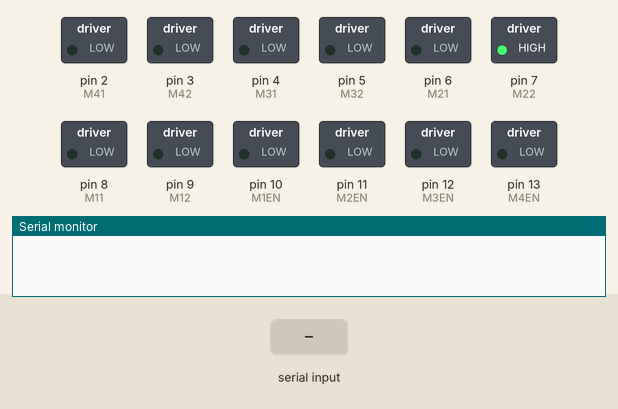
Recording of a sketch running on a simulated Arduino Uno, built with avr-gcc and run on an emulated ATmega328P. On the bench: switched loads named in the sketch (green lamp = pin HIGH), the last lines printed to the serial monitor. The test bench sets the inputs (shaded band).

Above: at 1.2 s.
1.3 s: "l" received over Serial
At 2.3 s:
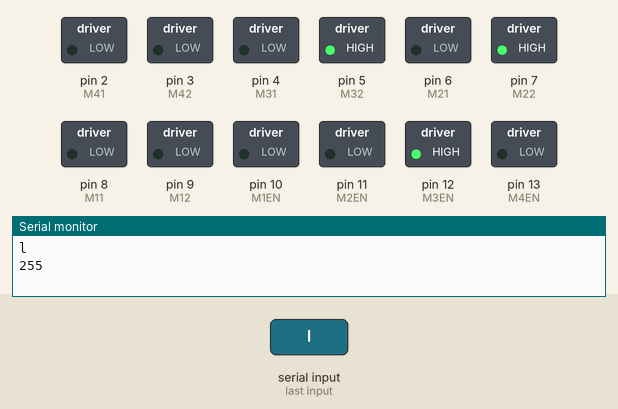
2.8 s: "1" received over Serial
At 3.4 s:
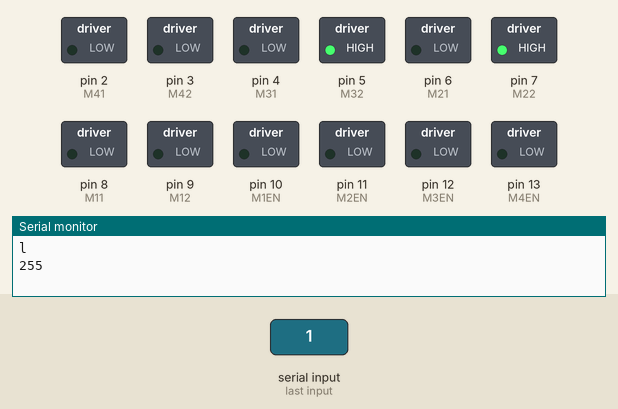
Timing chart, 0 to 5.8 s (numbered marks = the images above; inputs shaded):
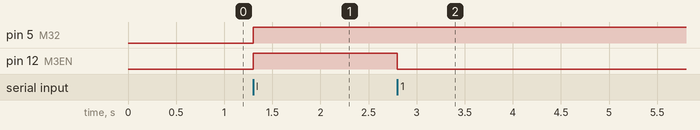

The sketch:

motor_coba-coba.ino
```cpp
//deklarasi variable pin driver motor Mxy
//x = motor ke berapa, y = 1 atau 2 (bisa berarti maju atau mundur, tergantung motor)
int M11  = 8;
int M12  = 9;
int M21  = 6;
int M22  = 7;
int M1EN = 10;
int M2EN = 11;
//int M1EN = 20;
//int M2EN = 21;
int M31 = 4;
int M32 = 5;
int M3EN = 12;
//int M3EN = 22;
int M41 = 2;
int M42 = 3;
int M4EN = 13;
//int M4EN = 23;
int relayT = 7;

void setup() {
  Serial.begin(2000000); //mengatur baudrate serial menjadi 2000000
  // membuat semua pin motor menjadi output
  pinMode(M11,OUTPUT);
  pinMode(M12,OUTPUT);
  pinMode(M21,OUTPUT);
  pinMode(M22,OUTPUT);
  pinMode(M1EN,OUTPUT);
  pinMode(M2EN,OUTPUT);
  pinMode(M31,OUTPUT);
  pinMode(M32,OUTPUT);
  pinMode(M41,OUTPUT);
  pinMode(M42,OUTPUT);
  pinMode(M3EN,OUTPUT);
  pinMode(M4EN,OUTPUT);
  pinMode(relayT,OUTPUT);
  digitalWrite(relayT,HIGH);
}

void loop() {
  if(Serial.available()>0){ // memeriksa apakah serial tersedia
    char cmd = 'z'; //supaya char-nya tidak kosong
    unsigned char spd = 'o'; //supaya char-nya tidak kosong
    cmd = Serial.read();//menerima perintah dari python
    if(cmd == 'l'){// menggerakan roda kiri
      digitalWrite(M3EN,HIGH); //menyalakan roda
      spd = Serial.read(); //menerima kecepatan roda
      Serial.println(cmd); //mencetak perintah ke serial
      Serial.println(spd); //mencetak kecepatan ke serial
      analogWrite(M32,spd); //mengatur kecepatan roda
    }
    else{
      digitalWrite(M3EN,LOW);//jika sudah selesai menjalankan perintah maka motor dimatikan
    }
  }
}
```

Measured:
- after the input at 1.3 s, pin 5 (M32), pin 12 (M3EN): LOW → HIGH at once
- after the input at 2.8 s, pin 12 (M3EN): HIGH → LOW at once
